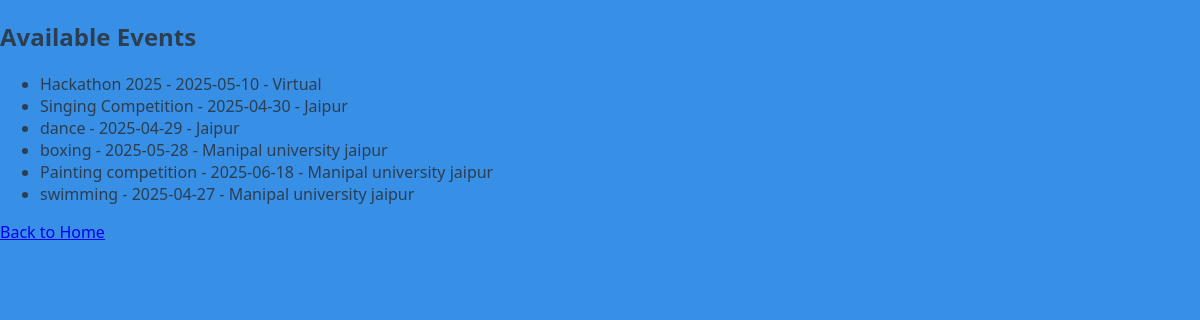
The app's page /events with its own data.
### models.py (models this page shows)
class Event(db.Model):
    id = db.Column(db.Integer, primary_key=True)
    name = db.Column(db.String(100), nullable=False)
    date = db.Column(db.String(50), nullable=False)
    location = db.Column(db.String(100), nullable=False)

### app.py (the view)
@app.route('/events')
def show_events():
    events = Event.query.all()
    return render_template("events.html", events=events)

### templates/events.html (shortened to what this page needs)
<!DOCTYPE html>
<html>
<head>
    <link rel="stylesheet" href="{{ url_for('static', filename='styles.css') }}">
</head>
<body>
    <h2>Available Events</h2>
    <ul>
        {% for event in events %}
        <li>{{ event.name }} - {{ event.date }} - {{ event.location }}</li>
        {% endfor %}
    </ul>
    <a href="/">Back to Home</a>
</body>
</html>

### static/styles.css (style rules this page uses)
body { margin: 0; font-family: 'Segoe UI', sans-serif; background-color: #388fe6; color: #2c3e50; }

### records on screen
Event: name "Hackathon 2025", date "2025-05-10", location "Virtual"
Event: name "Singing Competition", date "2025-04-30", location "Jaipur"
Event: name "dance", date "2025-04-29", location "Jaipur"
Event: name "boxing", date "2025-05-28", location "Manipal university jaipur"
Event: name "Painting competition", date "2025-06-18", location "Manipal university jaipur"
Event: name "swimming", date "2025-04-27", location "Manipal university jaipur"
